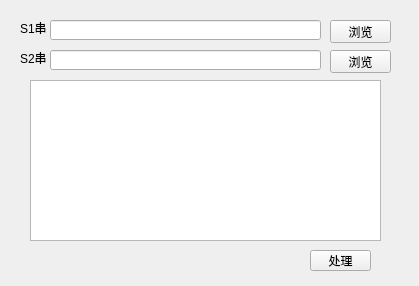
<?xml version="1.0" encoding="UTF-8"?>
<ui version="4.0">
 <class>Widget</class>
 <widget class="QWidget" name="Widget">
  <property name="geometry">
   <rect>
    <x>0</x>
    <y>0</y>
    <width>419</width>
    <height>286</height>
   </rect>
  </property>
  <property name="windowTitle">
   <string>Widget</string>
  </property>
  <widget class="QPushButton" name="pushButton_2">
   <property name="geometry">
    <rect>
     <x>330</x>
     <y>50</y>
     <width>61</width>
     <height>23</height>
    </rect>
   </property>
   <property name="text">
    <string>浏览</string>
   </property>
  </widget>
  <widget class="QLineEdit" name="lineEdit">
   <property name="geometry">
    <rect>
     <x>50</x>
     <y>20</y>
     <width>271</width>
     <height>20</height>
    </rect>
   </property>
  </widget>
  <widget class="QLabel" name="label">
   <property name="geometry">
    <rect>
     <x>20</x>
     <y>20</y>
     <width>31</width>
     <height>16</height>
    </rect>
   </property>
   <property name="text">
    <string>S1串：</string>
   </property>
  </widget>
  <widget class="QLineEdit" name="lineEdit_2">
   <property name="geometry">
    <rect>
     <x>50</x>
     <y>50</y>
     <width>271</width>
     <height>20</height>
    </rect>
   </property>
  </widget>
  <widget class="QPushButton" name="pushButton">
   <property name="geometry">
    <rect>
     <x>330</x>
     <y>20</y>
     <width>61</width>
     <height>23</height>
    </rect>
   </property>
   <property name="text">
    <string>浏览</string>
   </property>
  </widget>
  <widget class="QTextBrowser" name="textBrowser">
   <property name="geometry">
    <rect>
     <x>30</x>
     <y>80</y>
     <width>351</width>
     <height>161</height>
    </rect>
   </property>
  </widget>
  <widget class="QPushButton" name="pushButton_3">
   <property name="geometry">
    <rect>
     <x>310</x>
     <y>250</y>
     <width>61</width>
     <height>21</height>
    </rect>
   </property>
   <property name="text">
    <string>处理</string>
   </property>
  </widget>
  <widget class="QLabel" name="label_2">
   <property name="geometry">
    <rect>
     <x>20</x>
     <y>50</y>
     <width>31</width>
     <height>16</height>
    </rect>
   </property>
   <property name="text">
    <string>S2串：</string>
   </property>
  </widget>
 </widget>
 <layoutdefault spacing="6" margin="11"/>
 <resources/>
 <connections/>
</ui>
